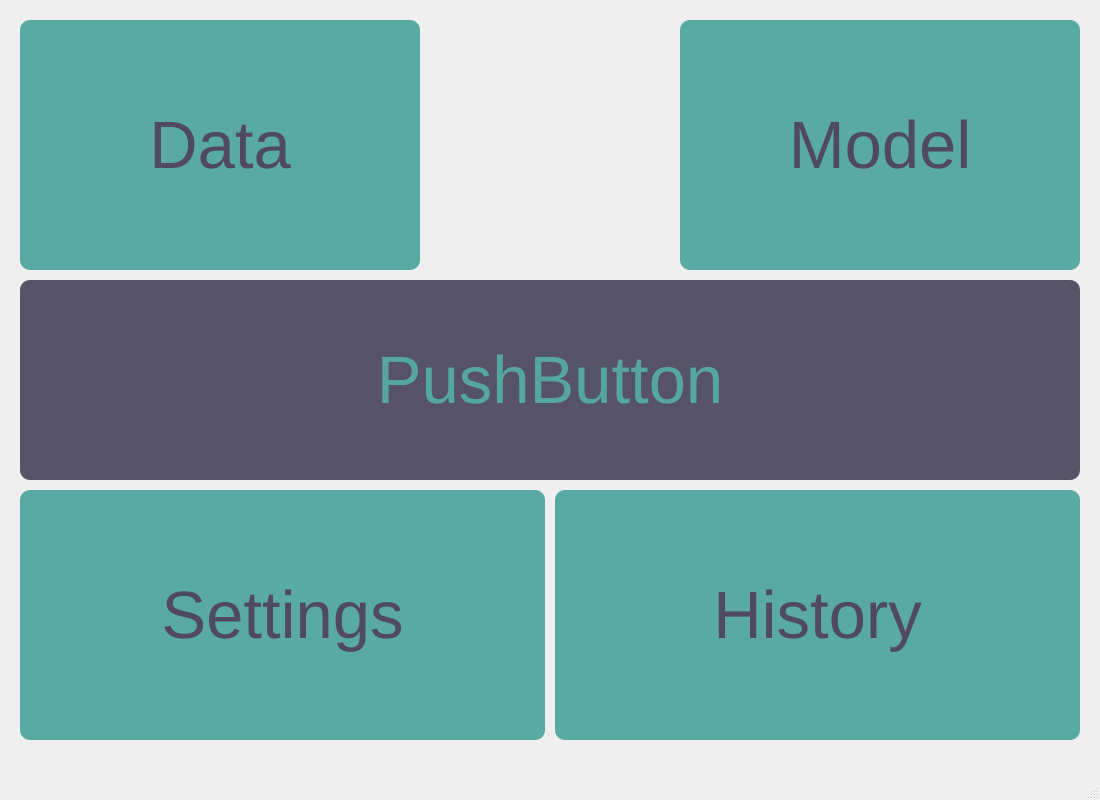
<?xml version="1.0" encoding="UTF-8"?>
<ui version="4.0">
 <class>MainWindow</class>
 <widget class="QMainWindow" name="MainWindow">
  <property name="geometry">
   <rect>
    <x>0</x>
    <y>0</y>
    <width>1100</width>
    <height>800</height>
   </rect>
  </property>
  <property name="windowTitle">
   <string>MainWindow</string>
  </property>
  <widget class="QWidget" name="centralwidget">
   <widget class="QPushButton" name="data_button">
    <property name="geometry">
     <rect>
      <x>20</x>
      <y>20</y>
      <width>400</width>
      <height>250</height>
     </rect>
    </property>
    <property name="palette">
     <palette>
      <active>
       <colorrole role="Button">
        <brush brushstyle="SolidPattern">
         <color alpha="255">
          <red>90</red>
          <green>170</green>
          <blue>164</blue>
         </color>
        </brush>
       </colorrole>
       <colorrole role="ButtonText">
        <brush brushstyle="SolidPattern">
         <color alpha="255">
          <red>79</red>
          <green>74</green>
          <blue>94</blue>
         </color>
        </brush>
       </colorrole>
       <colorrole role="Base">
        <brush brushstyle="SolidPattern">
         <color alpha="255">
          <red>90</red>
          <green>170</green>
          <blue>164</blue>
         </color>
        </brush>
       </colorrole>
       <colorrole role="Window">
        <brush brushstyle="SolidPattern">
         <color alpha="255">
          <red>90</red>
          <green>170</green>
          <blue>164</blue>
         </color>
        </brush>
       </colorrole>
      </active>
      <inactive>
       <colorrole role="Button">
        <brush brushstyle="SolidPattern">
         <color alpha="255">
          <red>90</red>
          <green>170</green>
          <blue>164</blue>
         </color>
        </brush>
       </colorrole>
       <colorrole role="ButtonText">
        <brush brushstyle="SolidPattern">
         <color alpha="255">
          <red>79</red>
          <green>74</green>
          <blue>94</blue>
         </color>
        </brush>
       </colorrole>
       <colorrole role="Base">
        <brush brushstyle="SolidPattern">
         <color alpha="255">
          <red>90</red>
          <green>170</green>
          <blue>164</blue>
         </color>
        </brush>
       </colorrole>
       <colorrole role="Window">
        <brush brushstyle="SolidPattern">
         <color alpha="255">
          <red>90</red>
          <green>170</green>
          <blue>164</blue>
         </color>
        </brush>
       </colorrole>
      </inactive>
      <disabled>
       <colorrole role="Button">
        <brush brushstyle="SolidPattern">
         <color alpha="255">
          <red>90</red>
          <green>170</green>
          <blue>164</blue>
         </color>
        </brush>
       </colorrole>
       <colorrole role="ButtonText">
        <brush brushstyle="SolidPattern">
         <color alpha="255">
          <red>148</red>
          <green>148</green>
          <blue>148</blue>
         </color>
        </brush>
       </colorrole>
       <colorrole role="Base">
        <brush brushstyle="SolidPattern">
         <color alpha="255">
          <red>90</red>
          <green>170</green>
          <blue>164</blue>
         </color>
        </brush>
       </colorrole>
       <colorrole role="Window">
        <brush brushstyle="SolidPattern">
         <color alpha="255">
          <red>90</red>
          <green>170</green>
          <blue>164</blue>
         </color>
        </brush>
       </colorrole>
      </disabled>
     </palette>
    </property>
    <property name="font">
     <font>
      <pointsize>50</pointsize>
     </font>
    </property>
    <property name="styleSheet">
     <string notr="true">background-color: #5AAAA4;
border-radius: 10px;</string>
    </property>
    <property name="text">
     <string>Data</string>
    </property>
   </widget>
   <widget class="QPushButton" name="model_button">
    <property name="geometry">
     <rect>
      <x>680</x>
      <y>20</y>
      <width>400</width>
      <height>250</height>
     </rect>
    </property>
    <property name="palette">
     <palette>
      <active>
       <colorrole role="Button">
        <brush brushstyle="SolidPattern">
         <color alpha="255">
          <red>90</red>
          <green>170</green>
          <blue>164</blue>
         </color>
        </brush>
       </colorrole>
       <colorrole role="ButtonText">
        <brush brushstyle="SolidPattern">
         <color alpha="255">
          <red>79</red>
          <green>74</green>
          <blue>94</blue>
         </color>
        </brush>
       </colorrole>
       <colorrole role="Base">
        <brush brushstyle="SolidPattern">
         <color alpha="255">
          <red>90</red>
          <green>170</green>
          <blue>164</blue>
         </color>
        </brush>
       </colorrole>
       <colorrole role="Window">
        <brush brushstyle="SolidPattern">
         <color alpha="255">
          <red>90</red>
          <green>170</green>
          <blue>164</blue>
         </color>
        </brush>
       </colorrole>
      </active>
      <inactive>
       <colorrole role="Button">
        <brush brushstyle="SolidPattern">
         <color alpha="255">
          <red>90</red>
          <green>170</green>
          <blue>164</blue>
         </color>
        </brush>
       </colorrole>
       <colorrole role="ButtonText">
        <brush brushstyle="SolidPattern">
         <color alpha="255">
          <red>79</red>
          <green>74</green>
          <blue>94</blue>
         </color>
        </brush>
       </colorrole>
       <colorrole role="Base">
        <brush brushstyle="SolidPattern">
         <color alpha="255">
          <red>90</red>
          <green>170</green>
          <blue>164</blue>
         </color>
        </brush>
       </colorrole>
       <colorrole role="Window">
        <brush brushstyle="SolidPattern">
         <color alpha="255">
          <red>90</red>
          <green>170</green>
          <blue>164</blue>
         </color>
        </brush>
       </colorrole>
      </inactive>
      <disabled>
       <colorrole role="Button">
        <brush brushstyle="SolidPattern">
         <color alpha="255">
          <red>90</red>
          <green>170</green>
          <blue>164</blue>
         </color>
        </brush>
       </colorrole>
       <colorrole role="ButtonText">
        <brush brushstyle="SolidPattern">
         <color alpha="255">
          <red>148</red>
          <green>148</green>
          <blue>148</blue>
         </color>
        </brush>
       </colorrole>
       <colorrole role="Base">
        <brush brushstyle="SolidPattern">
         <color alpha="255">
          <red>90</red>
          <green>170</green>
          <blue>164</blue>
         </color>
        </brush>
       </colorrole>
       <colorrole role="Window">
        <brush brushstyle="SolidPattern">
         <color alpha="255">
          <red>90</red>
          <green>170</green>
          <blue>164</blue>
         </color>
        </brush>
       </colorrole>
      </disabled>
     </palette>
    </property>
    <property name="font">
     <font>
      <pointsize>50</pointsize>
     </font>
    </property>
    <property name="styleSheet">
     <string notr="true">background-color: #5AAAA4;
border-radius: 10px;</string>
    </property>
    <property name="text">
     <string>Model</string>
    </property>
   </widget>
   <widget class="QPushButton" name="settings_button">
    <property name="geometry">
     <rect>
      <x>20</x>
      <y>490</y>
      <width>525</width>
      <height>250</height>
     </rect>
    </property>
    <property name="palette">
     <palette>
      <active>
       <colorrole role="Button">
        <brush brushstyle="SolidPattern">
         <color alpha="255">
          <red>90</red>
          <green>170</green>
          <blue>164</blue>
         </color>
        </brush>
       </colorrole>
       <colorrole role="ButtonText">
        <brush brushstyle="SolidPattern">
         <color alpha="255">
          <red>79</red>
          <green>74</green>
          <blue>94</blue>
         </color>
        </brush>
       </colorrole>
       <colorrole role="Base">
        <brush brushstyle="SolidPattern">
         <color alpha="255">
          <red>90</red>
          <green>170</green>
          <blue>164</blue>
         </color>
        </brush>
       </colorrole>
       <colorrole role="Window">
        <brush brushstyle="SolidPattern">
         <color alpha="255">
          <red>90</red>
          <green>170</green>
          <blue>164</blue>
         </color>
        </brush>
       </colorrole>
      </active>
      <inactive>
       <colorrole role="Button">
        <brush brushstyle="SolidPattern">
         <color alpha="255">
          <red>90</red>
          <green>170</green>
          <blue>164</blue>
         </color>
        </brush>
       </colorrole>
       <colorrole role="ButtonText">
        <brush brushstyle="SolidPattern">
         <color alpha="255">
          <red>79</red>
          <green>74</green>
          <blue>94</blue>
         </color>
        </brush>
       </colorrole>
       <colorrole role="Base">
        <brush brushstyle="SolidPattern">
         <color alpha="255">
          <red>90</red>
          <green>170</green>
          <blue>164</blue>
         </color>
        </brush>
       </colorrole>
       <colorrole role="Window">
        <brush brushstyle="SolidPattern">
         <color alpha="255">
          <red>90</red>
          <green>170</green>
          <blue>164</blue>
         </color>
        </brush>
       </colorrole>
      </inactive>
      <disabled>
       <colorrole role="Button">
        <brush brushstyle="SolidPattern">
         <color alpha="255">
          <red>90</red>
          <green>170</green>
          <blue>164</blue>
         </color>
        </brush>
       </colorrole>
       <colorrole role="ButtonText">
        <brush brushstyle="SolidPattern">
         <color alpha="255">
          <red>148</red>
          <green>148</green>
          <blue>148</blue>
         </color>
        </brush>
       </colorrole>
       <colorrole role="Base">
        <brush brushstyle="SolidPattern">
         <color alpha="255">
          <red>90</red>
          <green>170</green>
          <blue>164</blue>
         </color>
        </brush>
       </colorrole>
       <colorrole role="Window">
        <brush brushstyle="SolidPattern">
         <color alpha="255">
          <red>90</red>
          <green>170</green>
          <blue>164</blue>
         </color>
        </brush>
       </colorrole>
      </disabled>
     </palette>
    </property>
    <property name="font">
     <font>
      <pointsize>50</pointsize>
     </font>
    </property>
    <property name="styleSheet">
     <string notr="true">background-color: #5AAAA4;
border-radius: 10px;</string>
    </property>
    <property name="text">
     <string>Settings</string>
    </property>
   </widget>
   <widget class="QPushButton" name="pushButton_5">
    <property name="geometry">
     <rect>
      <x>20</x>
      <y>280</y>
      <width>1060</width>
      <height>200</height>
     </rect>
    </property>
    <property name="palette">
     <palette>
      <active>
       <colorrole role="Button">
        <brush brushstyle="SolidPattern">
         <color alpha="255">
          <red>87</red>
          <green>83</green>
          <blue>102</blue>
         </color>
        </brush>
       </colorrole>
       <colorrole role="ButtonText">
        <brush brushstyle="SolidPattern">
         <color alpha="255">
          <red>85</red>
          <green>166</green>
          <blue>158</blue>
         </color>
        </brush>
       </colorrole>
       <colorrole role="Base">
        <brush brushstyle="SolidPattern">
         <color alpha="255">
          <red>87</red>
          <green>83</green>
          <blue>102</blue>
         </color>
        </brush>
       </colorrole>
       <colorrole role="Window">
        <brush brushstyle="SolidPattern">
         <color alpha="255">
          <red>87</red>
          <green>83</green>
          <blue>102</blue>
         </color>
        </brush>
       </colorrole>
      </active>
      <inactive>
       <colorrole role="Button">
        <brush brushstyle="SolidPattern">
         <color alpha="255">
          <red>87</red>
          <green>83</green>
          <blue>102</blue>
         </color>
        </brush>
       </colorrole>
       <colorrole role="ButtonText">
        <brush brushstyle="SolidPattern">
         <color alpha="255">
          <red>85</red>
          <green>166</green>
          <blue>158</blue>
         </color>
        </brush>
       </colorrole>
       <colorrole role="Base">
        <brush brushstyle="SolidPattern">
         <color alpha="255">
          <red>87</red>
          <green>83</green>
          <blue>102</blue>
         </color>
        </brush>
       </colorrole>
       <colorrole role="Window">
        <brush brushstyle="SolidPattern">
         <color alpha="255">
          <red>87</red>
          <green>83</green>
          <blue>102</blue>
         </color>
        </brush>
       </colorrole>
      </inactive>
      <disabled>
       <colorrole role="Button">
        <brush brushstyle="SolidPattern">
         <color alpha="255">
          <red>87</red>
          <green>83</green>
          <blue>102</blue>
         </color>
        </brush>
       </colorrole>
       <colorrole role="ButtonText">
        <brush brushstyle="SolidPattern">
         <color alpha="255">
          <red>148</red>
          <green>148</green>
          <blue>148</blue>
         </color>
        </brush>
       </colorrole>
       <colorrole role="Base">
        <brush brushstyle="SolidPattern">
         <color alpha="255">
          <red>87</red>
          <green>83</green>
          <blue>102</blue>
         </color>
        </brush>
       </colorrole>
       <colorrole role="Window">
        <brush brushstyle="SolidPattern">
         <color alpha="255">
          <red>87</red>
          <green>83</green>
          <blue>102</blue>
         </color>
        </brush>
       </colorrole>
      </disabled>
     </palette>
    </property>
    <property name="font">
     <font>
      <pointsize>50</pointsize>
     </font>
    </property>
    <property name="styleSheet">
     <string notr="true">background-color: #575366;
border-radius: 10px;</string>
    </property>
    <property name="text">
     <string>PushButton</string>
    </property>
   </widget>
   <widget class="QPushButton" name="history_button">
    <property name="geometry">
     <rect>
      <x>555</x>
      <y>490</y>
      <width>525</width>
      <height>250</height>
     </rect>
    </property>
    <property name="palette">
     <palette>
      <active>
       <colorrole role="Button">
        <brush brushstyle="SolidPattern">
         <color alpha="255">
          <red>90</red>
          <green>170</green>
          <blue>164</blue>
         </color>
        </brush>
       </colorrole>
       <colorrole role="ButtonText">
        <brush brushstyle="SolidPattern">
         <color alpha="255">
          <red>79</red>
          <green>74</green>
          <blue>94</blue>
         </color>
        </brush>
       </colorrole>
       <colorrole role="Base">
        <brush brushstyle="SolidPattern">
         <color alpha="255">
          <red>90</red>
          <green>170</green>
          <blue>164</blue>
         </color>
        </brush>
       </colorrole>
       <colorrole role="Window">
        <brush brushstyle="SolidPattern">
         <color alpha="255">
          <red>90</red>
          <green>170</green>
          <blue>164</blue>
         </color>
        </brush>
       </colorrole>
      </active>
      <inactive>
       <colorrole role="Button">
        <brush brushstyle="SolidPattern">
         <color alpha="255">
          <red>90</red>
          <green>170</green>
          <blue>164</blue>
         </color>
        </brush>
       </colorrole>
       <colorrole role="ButtonText">
        <brush brushstyle="SolidPattern">
         <color alpha="255">
          <red>79</red>
          <green>74</green>
          <blue>94</blue>
         </color>
        </brush>
       </colorrole>
       <colorrole role="Base">
        <brush brushstyle="SolidPattern">
         <color alpha="255">
          <red>90</red>
          <green>170</green>
          <blue>164</blue>
         </color>
        </brush>
       </colorrole>
       <colorrole role="Window">
        <brush brushstyle="SolidPattern">
         <color alpha="255">
          <red>90</red>
          <green>170</green>
          <blue>164</blue>
         </color>
        </brush>
       </colorrole>
      </inactive>
      <disabled>
       <colorrole role="Button">
        <brush brushstyle="SolidPattern">
         <color alpha="255">
          <red>90</red>
          <green>170</green>
          <blue>164</blue>
         </color>
        </brush>
       </colorrole>
       <colorrole role="ButtonText">
        <brush brushstyle="SolidPattern">
         <color alpha="255">
          <red>148</red>
          <green>148</green>
          <blue>148</blue>
         </color>
        </brush>
       </colorrole>
       <colorrole role="Base">
        <brush brushstyle="SolidPattern">
         <color alpha="255">
          <red>90</red>
          <green>170</green>
          <blue>164</blue>
         </color>
        </brush>
       </colorrole>
       <colorrole role="Window">
        <brush brushstyle="SolidPattern">
         <color alpha="255">
          <red>90</red>
          <green>170</green>
          <blue>164</blue>
         </color>
        </brush>
       </colorrole>
      </disabled>
     </palette>
    </property>
    <property name="font">
     <font>
      <pointsize>50</pointsize>
     </font>
    </property>
    <property name="styleSheet">
     <string notr="true">background-color: #5AAAA4;
border-radius: 10px;</string>
    </property>
    <property name="text">
     <string>History</string>
    </property>
   </widget>
   <widget class="QLabel" name="logo">
    <property name="geometry">
     <rect>
      <x>430</x>
      <y>20</y>
      <width>240</width>
      <height>250</height>
     </rect>
    </property>
    <property name="text">
     <string/>
    </property>
   </widget>
  </widget>
  <widget class="QMenuBar" name="menubar">
   <property name="geometry">
    <rect>
     <x>0</x>
     <y>0</y>
     <width>1100</width>
     <height>24</height>
    </rect>
   </property>
  </widget>
  <widget class="QStatusBar" name="statusbar"/>
 </widget>
 <resources/>
 <connections/>
</ui>
